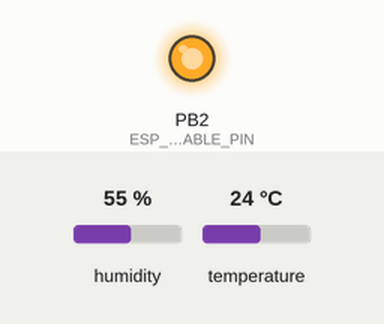
This sketch was run on a simulated ATtiny85, built with avr-gcc and run on an emulated ATtiny85. On the bench: output pins drawn as LEDs (lit = HIGH). The test bench sets the inputs (shaded band); at power-on: humidity 55 %, temperature 24 °C. Sleep ends after the set time or at an interrupt; the modem accepts every AT command (registered, SIM ready, sends succeed) and sends nothing else; pins used as bus, display or sensor lines are not drawn.

Above: at 0.2 s.
At 7.1 s:
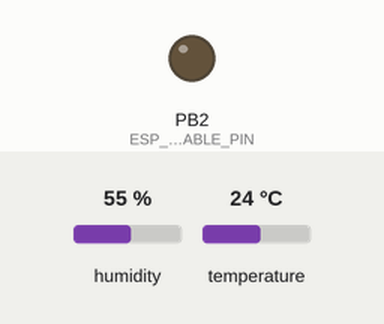
Timing chart, 0 to 8.6 s (numbered marks = the images above):
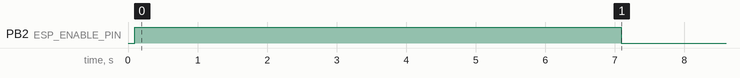

Measured:
- by itself, PB2 (ESP_ENABLE_PIN): LOW → HIGH at 0.10 s, → LOW 7.0 s later

The sketch:

ESPTempLogger.ino
```cpp
// (licence header left out)
#include <avr/wdt.h>
#include <avr/sleep.h>
#include <avr/pgmspace.h>
#include <stdlib.h>
#include <SoftwareSerial.h>
#include <DHT22.h>

//Pin definition for Attiny85 and regular arduino
#if defined(__AVR_ATtiny85__)
  #define ESP_ENABLE_PIN  2
  #define SOFT_RX_PIN     1
  #define SOFT_TX_PIN     0
  #define DHT22_PIN       3
  #define DHT22_POWER_PIN 4
#else
  //ATMEGA328
  #define ESP_ENABLE_PIN  8
  #define SOFT_RX_PIN     7
  #define SOFT_TX_PIN     6
  #define DHT22_PIN       4
  #define DHT22_POWER_PIN 3
#endif

//WiFi AP information
#define SSID "SSID"
#define PASS "PASS"

//Sensor id for MQTT message
#define SENSOR_ID "ESP_DHT_1"  //Ideally something more clever should be used, like MAC address, etc

//Comment to turn off Debug mode
#define DEBUG

//Remove debug if using attiny85
#if defined(__AVR_ATtiny85__)
  #undef DEBUG
#endif


#ifdef DEBUG
  #define DEBUG_CONNECT(x)  Serial.begin(x)
  #define DEBUG_PRINT(x)    Serial.println(x)
  #define DEBUG_FLUSH()     Serial.flush()
#else
  #define DEBUG_CONNECT(x)
  #define DEBUG_PRINT(x)
  #define DEBUG_FLUSH()
#endif

//How many times to retry talking to module before giving up
#define RETRY_COUNT   2
uint8_t retry_attempt = 0;
bool connected = false;   //TRUE when a connection is made with the target UDP server

//PROGMEM answer strings from ESP
char str_buffer[64];
const char STR_OK[] PROGMEM =     "OK";
const char STR_BOOT[] PROGMEM =   "ker.com]";  //End of bootup message
const char STR_APNAME[] PROGMEM = "+CWJAP:\"";
const char STR_SENDMODE[] PROGMEM = ">";

//PROGMEM Payload for the UDP message
char cmd[64];
const char STR_PAYLOAD[] PROGMEM = "{\"T\":\"sensor/raw/ESP-DHT\",\"P\":[\"%s\",%hi.%01hi,%i.%01i,%d]}";

// Setup a DHT22 instance
DHT22 myDHT22(DHT22_PIN);

//Software serial connected to ESP8266
SoftwareSerial SoftSerial(SOFT_RX_PIN, SOFT_TX_PIN); // RX, TX

//Disabling ADC saves ~230uAF. Needs to be re-enable for the internal voltage check
#define adc_disable() (ADCSRA &= ~(1<<ADEN)) // disable ADC
#define adc_enable()  (ADCSRA |=  (1<<ADEN)) // re-enable ADC


void setup() {

  //Callibration for internal oscillator from TinyTuner (will change for each MCU)
  #if defined(__AVR_ATtiny85__)
    OSCCAL = 0xA9;
  #endif

  //Disable ADC
  adc_disable();

  //Setup pins
  pinMode(DHT22_POWER_PIN, OUTPUT);
  pinMode(ESP_ENABLE_PIN, OUTPUT);
  digitalWrite(DHT22_POWER_PIN, LOW);
  digitalWrite(ESP_ENABLE_PIN, LOW);

  //Debug serial print only works if DEBUG is defined
  DEBUG_CONNECT(115200);
  DEBUG_PRINT(F("Arduino started"));

  //Make sure ESP8266 is set to 9600
  SoftSerial.begin(9600);
  delay(100);
}

void loop(){

  //Turn on ESP, get temperature and send to UDP server
  updateTemp();

  //Set pins back to off state
  cleanUp();

  DEBUG_PRINT(F("Going to sleep..."));
  DEBUG_FLUSH();

  //Powerdown for 5 minutes
  powerdownDelay(300000);

  //Start back here when woken from sleep
  DEBUG_PRINT(F("Woke up from sleep!"));
}

void updateTemp(){

  //Hold DHT22 information
  DHT22_ERROR_t errorCode;

  //Power on DHT22
  digitalWrite(DHT22_POWER_PIN, HIGH);
  DEBUG_PRINT(F("DHT22 Power ON"));

  //Try to enable ESP8266 Module. Return if can't
  if (!enableESP()) {
    DEBUG_PRINT(F("Can't talk to the module"));
    return;
  }

  //Set transmission mode
  SoftSerial.println(F("AT+CIPMODE=1"));
  SoftSerial.flush();

  if (!waitForString(getString(STR_OK), 2, 1000)) {
    DEBUG_PRINT(F("Error setting CIPMODE"));
    return;
  }

  //Connect to UDP server
  SoftSerial.println(F("AT+CIPSTART=\"UDP\",\"192.168.0.175\",6969"));
  SoftSerial.flush();

  //Check for connection errors
  if (!waitForString(getString(STR_OK), 2, 1000)) {
    DEBUG_PRINT(F("Error connecting to server"));
    return;
  }

  //Connected fine to server
  DEBUG_PRINT(F("Connected to server!"));
  connected = true;

  //Read DHT22 that will be sent
  errorCode = myDHT22.readData();

  //If DHT22 is not returning valid data
  if (errorCode != DHT_ERROR_NONE) {
    DEBUG_PRINT(F("Could not get DHT22 Sensor values. Error:"));
    DEBUG_PRINT(errorCode);
    return;
  }

  SoftSerial.println(F("AT+CIPSEND"));
  SoftSerial.flush();

  //We are in transmit mode
  if (waitForString(getString(STR_SENDMODE), 1, 1000)) {

    DEBUG_PRINT(F("Ready to send..."));

    //Create MQTT messages array
    sprintf(cmd, getString(STR_PAYLOAD), SENSOR_ID, myDHT22.getTemperatureCInt()/10, abs(myDHT22.getTemperatureCInt()%10), myDHT22.getHumidityInt()/10, myDHT22.getHumidityInt()%10, readVcc());

    SoftSerial.println(cmd);
    SoftSerial.flush();
    DEBUG_PRINT(cmd);
    delay(250);

    DEBUG_PRINT(F("All messages sent!"));
    return;
  }

  DEBUG_PRINT(F("Error waiting for input or sending"));
  return;
}

//Bring Enable pin up, wait for module to wake-up/connect and turn off echo.
bool enableESP() {

  //Enable ESP8266 Module
  digitalWrite(ESP_ENABLE_PIN, HIGH);
  DEBUG_PRINT(F("ESP8266 Enabled. Waiting to spin up..."));

  //Wait for module to boot up and connect to AP
  waitForString(getString(STR_BOOT), 8, 2000);  //End of bootup message
  clearBuffer(); //Clear local buffer

  //Needs some time to connect to AP
  delay(4000);

  //Local echo off
  SoftSerial.println(F("ATE0"));
  SoftSerial.flush();

  if (waitForString(getString(STR_OK), 2, 1000)) {
    DEBUG_PRINT(F("Local echo OFF"));
    DEBUG_PRINT(F("ESP8266 UART link okay"));

    //Connect to AP if not already
    return connectWiFi();
  }

  //Couldn't connect to the module
  DEBUG_PRINT(F("Error initializing the module"));

  //Try again until retry counts expire
  if (retry_attempt < RETRY_COUNT) {
    retry_attempt++;
    return enableESP();
  } else {
    retry_attempt = 0;
    return false;
  }
}

//Bring Enable pin down
bool disableESP() {

  //Disable ESP8266 Module
  digitalWrite(ESP_ENABLE_PIN, LOW);
  DEBUG_PRINT(F("ESP8266 Disabled"));

  return true;
}

//Only connect to AP if it's not already connected.
//It should always reconnect automatically.
boolean connectWiFi() {

  //Check if already connected
  SoftSerial.println(F("AT+CWJAP?"));
  SoftSerial.flush();

  //Check if connected to AP
  if (waitForString(getString(STR_APNAME), 8, 500)) {

    DEBUG_PRINT(F("Connected to AP"));
    return true;
  }

  //Not connected, connect now
  DEBUG_PRINT(F("Not connected to AP yet"));

  SoftSerial.println("AT+CWMODE=1");
  DEBUG_PRINT(F("STA Mode set"));
  waitForString(getString(STR_OK), 2, 500);

  //Create connection string
  sprintf(cmd, "AT+CWJAP=\"%s\",\"%s\"", SSID, PASS);
  SoftSerial.println(cmd);
  SoftSerial.flush();
  DEBUG_PRINT(cmd);

  if(waitForString(getString(STR_OK), 2, 10000)) {
    return true;
  }else{
    return false;
  }
}

//Wait for specific input string until timeout runs out
bool waitForString(char* input, uint8_t length, unsigned int timeout) {

  unsigned long end_time = millis() + timeout;
  int current_byte = 0;
  uint8_t index = 0;

  while (end_time >= millis()) {

      if(SoftSerial.available()) {

        //Read one byte from serial port
        current_byte = SoftSerial.read();

        if (current_byte != -1) {
          //Search one character at a time
          if (current_byte == input[index]) {
            index++;

            //Found the string
            if (index == length) {
              return true;
            }
          //Restart position of character to look for
          } else {
            index = 0;
          }
        }
      }
  }
  //Timed out
  return false;
}

void cleanUp() {

  //Close connection if needed
  if (connected) {
    SoftSerial.println(F("AT+CIPCLOSE"));
    SoftSerial.flush();
    DEBUG_PRINT(F("Closed connection"));
  }

  connected = false;

  //Clear 64byte receive buffer
  clearBuffer();
  DEBUG_PRINT(F("Buffer Empty"));

  //Powerdown DHT22
  digitalWrite(DHT22_POWER_PIN, LOW);
  DEBUG_PRINT(F("DHT22 Power OFF"));

  //Bring chip enable pin low
  disableESP();
}

//Remove all bytes from the buffer
void clearBuffer() {

  while (SoftSerial.available())
    SoftSerial.read();
}

//Return char string from PROGMEN
char* getString(const char* str) {
  strcpy_P(str_buffer, (char*)str);
  return str_buffer;
}

//-----------------------------------------------------------------------------
//Sleep code from Narcoleptic library -- https://code.google.com/p/narcoleptic
//Tweaked for Attiny85 and used straight for small code size
//-----------------------------------------------------------------------------
SIGNAL(WDT_vect) {
  wdt_disable();
  wdt_reset();
#if defined(__AVR_ATtiny85__) || defined(__AVR_ATtiny45__) || defined(__AVR_ATtiny25__)
  WDTCR &= ~_BV(WDIE);
#else
  WDTCSR &= ~_BV(WDIE);
#endif
}

void powerdown(uint8_t wdt_period) {
  wdt_enable(wdt_period);
  wdt_reset();

#if defined(__AVR_ATtiny85__) || defined(__AVR_ATtiny45__) || defined(__AVR_ATtiny25__)
  WDTCR |= _BV(WDIE);
#else
  WDTCSR |= _BV(WDIE);
#endif

  set_sleep_mode(SLEEP_MODE_PWR_DOWN);

  // Set sleep enable (SE) bit:
  sleep_enable();

  //Going to sleep
  sleep_mode();

  //Woke up
  sleep_disable();

  wdt_disable();

#if defined(__AVR_ATtiny85__) || defined(__AVR_ATtiny45__) || defined(__AVR_ATtiny25__)
  WDTCR &= ~_BV(WDIE);
#else
  WDTCSR &= ~_BV(WDIE);
#endif
}

void powerdownDelay(unsigned long milliseconds) {
  while (milliseconds >= 8000) { powerdown(WDTO_8S); milliseconds -= 8000; }
  if (milliseconds >= 4000)    { powerdown(WDTO_4S); milliseconds -= 4000; }
  if (milliseconds >= 2000)    { powerdown(WDTO_2S); milliseconds -= 2000; }
  if (milliseconds >= 1000)    { powerdown(WDTO_1S); milliseconds -= 1000; }
  if (milliseconds >= 500)     { powerdown(WDTO_500MS); milliseconds -= 500; }
  if (milliseconds >= 250)     { powerdown(WDTO_250MS); milliseconds -= 250; }
  if (milliseconds >= 125)     { powerdown(WDTO_120MS); milliseconds -= 120; }
  if (milliseconds >= 64)      { powerdown(WDTO_60MS); milliseconds -= 60; }
  if (milliseconds >= 32)      { powerdown(WDTO_30MS); milliseconds -= 30; }
  if (milliseconds >= 16)      { powerdown(WDTO_15MS); milliseconds -= 15; }
}

//-----------------------------------------------------------------------------
//Code from https://code.google.com/p/tinkerit/wiki/SecretVoltmeter
//-----------------------------------------------------------------------------
int readVcc() {
  // Read 1.1V reference against AVcc
  // set the reference to Vcc and the measurement to the internal 1.1V reference

  //Re-enable ADC
  adc_enable();

#if defined(__AVR_ATmega32U4__) || defined(__AVR_ATmega1280__) || defined(__AVR_ATmega2560__)
  ADMUX = _BV(REFS0) | _BV(MUX4) | _BV(MUX3) | _BV(MUX2) | _BV(MUX1);
#elif defined (__AVR_ATtiny24__) || defined(__AVR_ATtiny44__) || defined(__AVR_ATtiny84__)
  ADMUX = _BV(MUX5) | _BV(MUX0);
#elif defined (__AVR_ATtiny25__) || defined(__AVR_ATtiny45__) || defined(__AVR_ATtiny85__)
  ADMUX = _BV(MUX3) | _BV(MUX2);
#else
  ADMUX = _BV(REFS0) | _BV(MUX3) | _BV(MUX2) | _BV(MUX1);
#endif

  delay(2); // Wait for Vref to settle
  ADCSRA |= _BV(ADSC); // Start conversion
  while (bit_is_set(ADCSRA,ADSC)); // measuring

  uint8_t low  = ADCL; // must read ADCL first - it then locks ADCH
  uint8_t high = ADCH; // unlocks both

  long result = (high<<8) | low;

  //result = 1126400L / result; // Calculate Vcc (in mV);
  result = 1074835L / result;

  //Disable ADC
  adc_disable();

  return (int)result; // Vcc in millivolts
}
```
